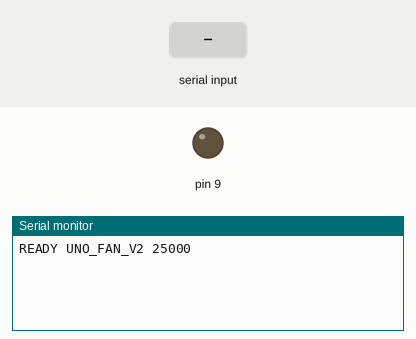
This sketch was run on a simulated Arduino Uno, built with avr-gcc and run on an emulated ATmega328P. On the bench: output pins drawn as LEDs (lit = HIGH), the last lines printed to the serial monitor. The test bench sets the inputs (shaded band).

Above: at 1.2 s.
1.3 s: "STATUS\n" received over Serial
At 2.4 s:
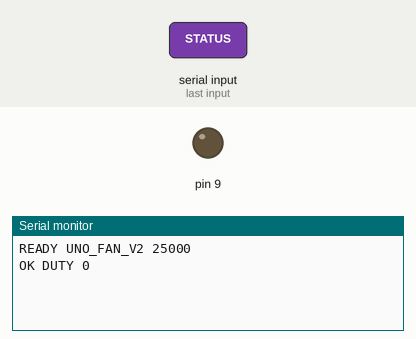
2.8 s: "SET \n" received over Serial
At 3.6 s:
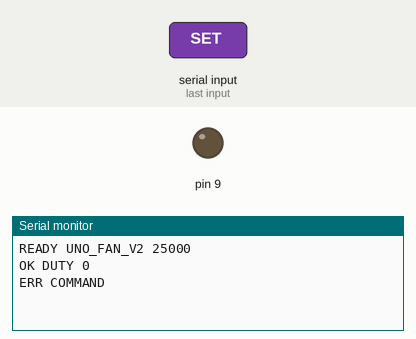

Measured:
- after the input at 1.3 s, the serial monitor: prints a new line at once (image 1)
- after the input at 2.8 s, the serial monitor: prints a new line at once (image 2)

The sketch:

uno_fan_sensor_pullup.ino
```cpp
#include <Arduino.h>
#if !defined(__AVR_ATmega328P__) || F_CPU != 16000000L
#error This firmware requires UNO R3 ATmega328P at 16 MHz
#endif
// Timer1 Fast PWM, TOP=639: 16 MHz / (1 * 640) = 25 kHz on D9/OC1A.
uint8_t duty = 0;
char command[24];
uint8_t used = 0;
bool overflowed = false;
void applyDuty(uint8_t value) {
  uint8_t saved = SREG;
  cli();
  TCCR1A &= ~(_BV(COM1A1) | _BV(COM1A0));
  if (value == 0 || value == 100) {
    digitalWrite(9, value == 100 ? HIGH : LOW);
  } else {
    OCR1A = (640UL * value / 100) - 1;
    TCCR1A |= _BV(COM1A1);
  }
  duty = value;
  SREG = saved;
}
void processCommand() {
  command[used] = 0;
  if (strcmp(command, "STATUS") == 0) {
    Serial.print(F("OK DUTY ")); Serial.println(duty); return;
  }
  if (strncmp(command, "SET ", 4) != 0 || used <= 4) {
    Serial.println(F("ERR COMMAND")); return;
  }
  unsigned int value = 0;
  for (uint8_t i = 4; i < used; ++i) {
    if (command[i] < '0' || command[i] > '9') {
      Serial.println(F("ERR VALUE")); return;
    }
    value = value * 10 + command[i] - '0';
    if (value > 100) { Serial.println(F("ERR RANGE")); return; }
  }
  applyDuty(value);
  Serial.print(F("OK DUTY ")); Serial.println(duty);
}
// OPTIONAL ONLY: first verify sensor OUT is open collector and has no internal 12V pull-up.
// D2 provides a weak 5V pull-up; firmware does not count tach pulses or control RPM.
void setup() {
  pinMode(2, INPUT_PULLUP);
  digitalWrite(9, LOW); pinMode(9, OUTPUT);
  TCCR1A = _BV(WGM11);
  TCCR1B = _BV(WGM13) | _BV(WGM12) | _BV(CS10);
  ICR1 = 639; TCNT1 = 0; applyDuty(0);
  Serial.begin(115200);
  Serial.println(F("READY UNO_FAN_V2 25000"));
}
void loop() {
  while (Serial.available()) {
    char ch = Serial.read();
    if (ch == '\r') continue;
    if (ch == '\n') {
      if (overflowed) Serial.println(F("ERR LENGTH"));
      else if (used) processCommand();
      used = 0; overflowed = false;
    } else if (!overflowed) {
      if (used < sizeof(command)-1) command[used++] = ch;
      else overflowed = true;
    }
  }
}
```
